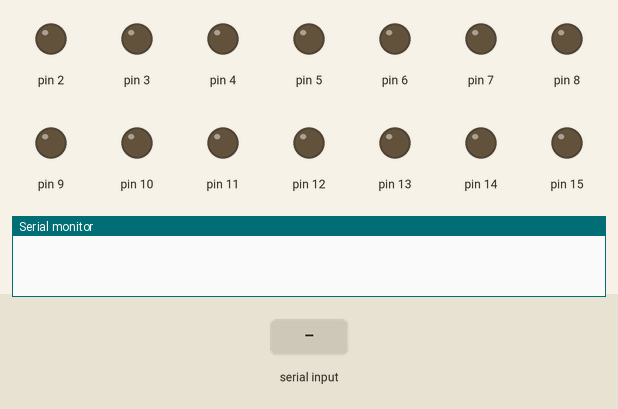
A sketch run on a simulated Arduino Uno, built with avr-gcc and run on an emulated ATmega328P. Shown: output pins drawn as LEDs (lit = HIGH), the last lines printed to the serial monitor. The test bench sets the inputs (shaded band). Pins used as bus, display or sensor lines are not drawn.

Above: at 1.2 s.
1.3 s: "90 45\n" received over Serial
At 2.3 s:
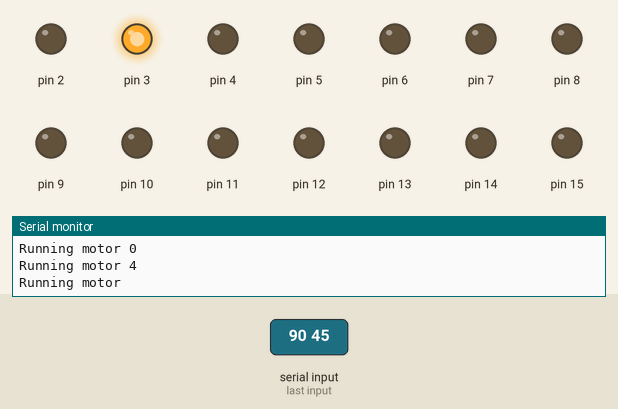
2.8 s: byte 103 ('g') received over Serial
At 3.5 s:
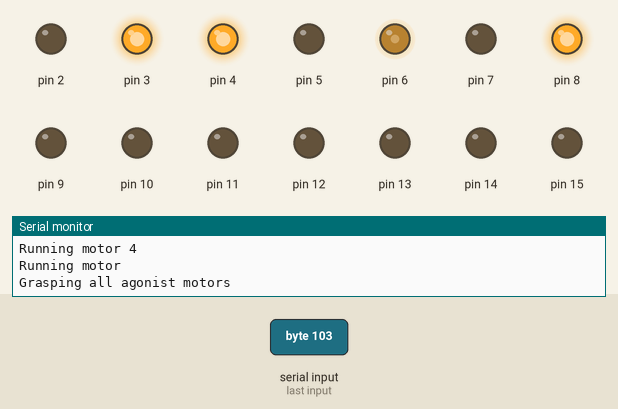
4.3 s: "f90\n" received over Serial
At 4.6 s:
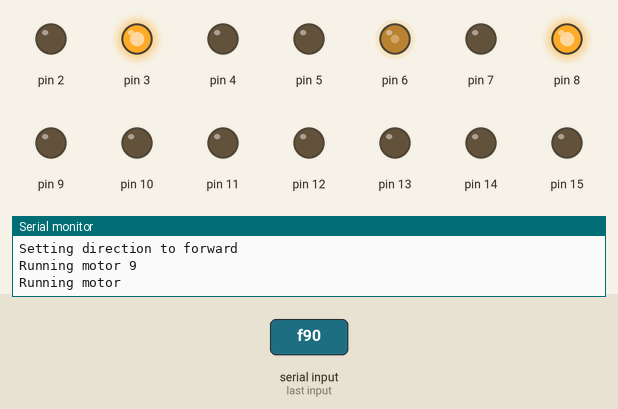
5.8 s: "f 45\n" received over Serial
At 7.0 s:
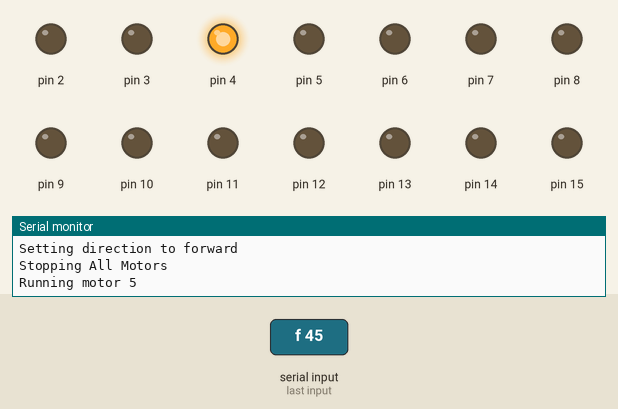
7.3 s: "b90\n" received over Serial
At 8.1 s:
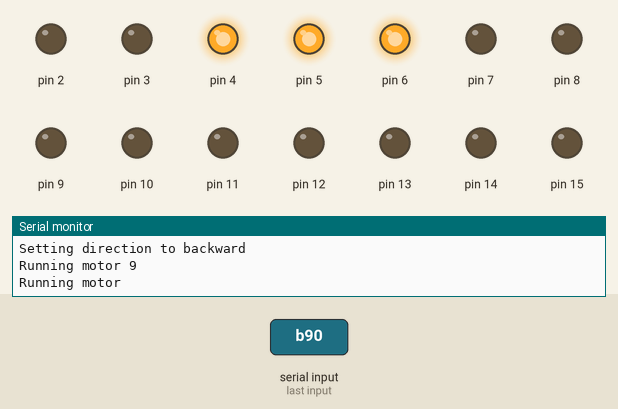
8.8 s: "30 150\n" received over Serial
At 9.2 s:
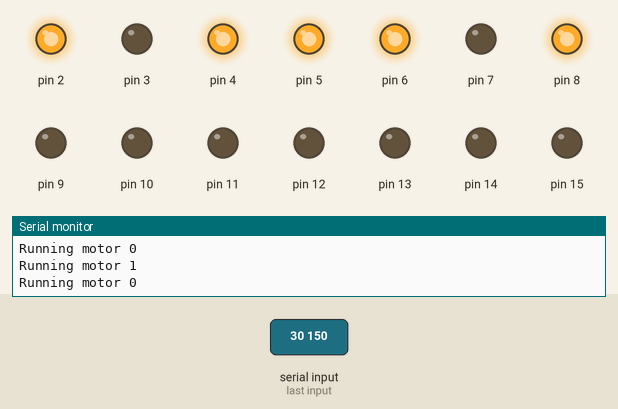
Timing chart, 0 to 11.3 s (numbered marks = the images above; inputs shaded):
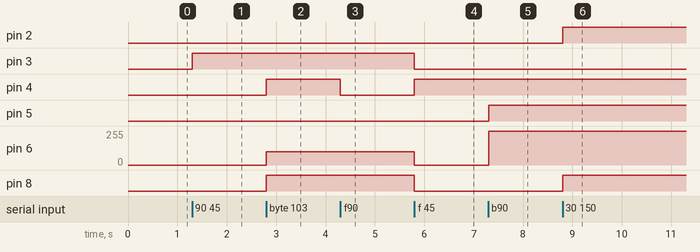

The sketch:

8Motor_Debug.ino
```cpp
/*
 *  MegaMotorDriver Debugger Code
 *  Wilson Ruotolo
 *  3/13/2020
 */

// Setup arrays for motor control pins
int pwmArray[13];
int digArray1[13];
int digArray2[13];

int curPWM = 255;

int num_motors = 8;

// Function prototypes
void runMotor(int motorSelect, int dir, int pwmVal);
void stopAll();

void setup() {

  // Setup all the digital direction setting pins according to current configuration
  for (int i = 0; i<54; i++) {
    pinMode(i, OUTPUT);
    digitalWrite(i, LOW);
  }

    // Finger 1
  pwmArray[1] = 8;      pwmArray[2] = 9;
  digArray1[1]  = 46;   digArray2[1]  = 48;
  digArray1[2]  = 50;   digArray2[2]  = 52;

  // Finger 2
  pwmArray[3] = 2;      pwmArray[4] = 3;
  digArray1[3]  = 47;   digArray2[3]  = 49;
  digArray1[4]  = 51;   digArray2[4]  = 53;

  // Finger 3
  pwmArray[5] = 4;      pwmArray[6] = 5;
  digArray1[5]  = 41;   digArray2[5]  = 43;
  digArray1[6]  = 37;   digArray2[6]  = 39;

  // Finger 4
  pwmArray[7] = 6;      pwmArray[8] = 7;
  digArray1[7]  = 27;   digArray2[7]  = 29;
  digArray1[8]  = 31;   digArray2[8]  = 33;

  // Start serial comms going at a chosen baud rate
  Serial.begin(115200);
}

char inChar;
char inDir = '1';
int readLength = 0;
int pwm1 = 0;
int mappedPWM = 0;
int curTime = millis();
int prevTime = millis();
int printInterval = 3000;
int pwmValArray[13];
int pwmDirArray[13]; // just for debugging

void loop() {
  if (Serial.available() > 0){
    inChar = Serial.read();
    Serial.read();
//    Serial.print("New Input: ");
//    Serial.print(inChar);
//    Serial.println("");

    if (inChar == ' '){
      stopAll();
    }
    else if (inChar == 'f'){
      inDir = 1;
      Serial.println("Setting direction to forward");
    }
    else if (inChar == 'b'){
      inDir = 0;
      Serial.println("Setting direction to backward");
    }
    else if (inChar == '-'){
      curPWM -= 25;
      Serial.print("Current pwm: ");
      Serial.print(curPWM);
      Serial.print("\n");
    }
    else if (inChar == '+'){
      curPWM += 25;
      Serial.print("Current pwm: ");
      Serial.print(curPWM);
      Serial.print("\n");
    }
    else if (inChar == 'g'){
      int grabPWM = 130;
      runMotor(1,1,grabPWM);
      runMotor(3,1,grabPWM-30);
      runMotor(5,1,grabPWM);
      runMotor(7,1,grabPWM-30);
      Serial.println("Grasping all agonist motors");
    }
    else{
      int motorNum = inChar - '0';
      int motorDir = inDir;
      runMotor(motorNum, motorDir, curPWM);

      Serial.print("Running motor ");
      Serial.print(inChar);
      Serial.println("");
    }
  }

}

void runMotor(int motorSelect, int dir, int pwmVal) {
  analogWrite(pwmArray[motorSelect], pwmVal);
  if (dir == 0) {
    digitalWrite(digArray1[motorSelect], HIGH);
    digitalWrite(digArray2[motorSelect], LOW);
  }
  else if (dir == 1) {
    digitalWrite(digArray1[motorSelect], LOW);
    digitalWrite(digArray2[motorSelect], HIGH);
  }
}

void stopAll() {
  for (int i = 1; i<=num_motors; i++) {
    runMotor(i,0,0);
//    Serial.print("Stopping motor ");
//    Serial.println(i);
  }

//  runMotor(1,0,0);
  Serial.println("Stopping All Motors");

//  analogWrite/(0, 0);


}
```

Measured:
- after the input at 1.3 s, pin 3: LOW → HIGH at once
- after the input at 2.8 s, pin 4, pin 8: LOW → HIGH at once; pin 6: 0/255 → 100/255 at once
- after the input at 4.3 s, pin 4: HIGH → LOW at once
- after the input at 5.8 s, pin 3, pin 8: HIGH → LOW at once; pin 4: LOW → HIGH at once; pin 6: 100/255 → 0/255 at once
- after the input at 7.3 s, pin 5: LOW → HIGH at once; pin 6: 0/255 → 255/255 at once
- after the input at 8.8 s, pin 2, pin 8: LOW → HIGH at once
